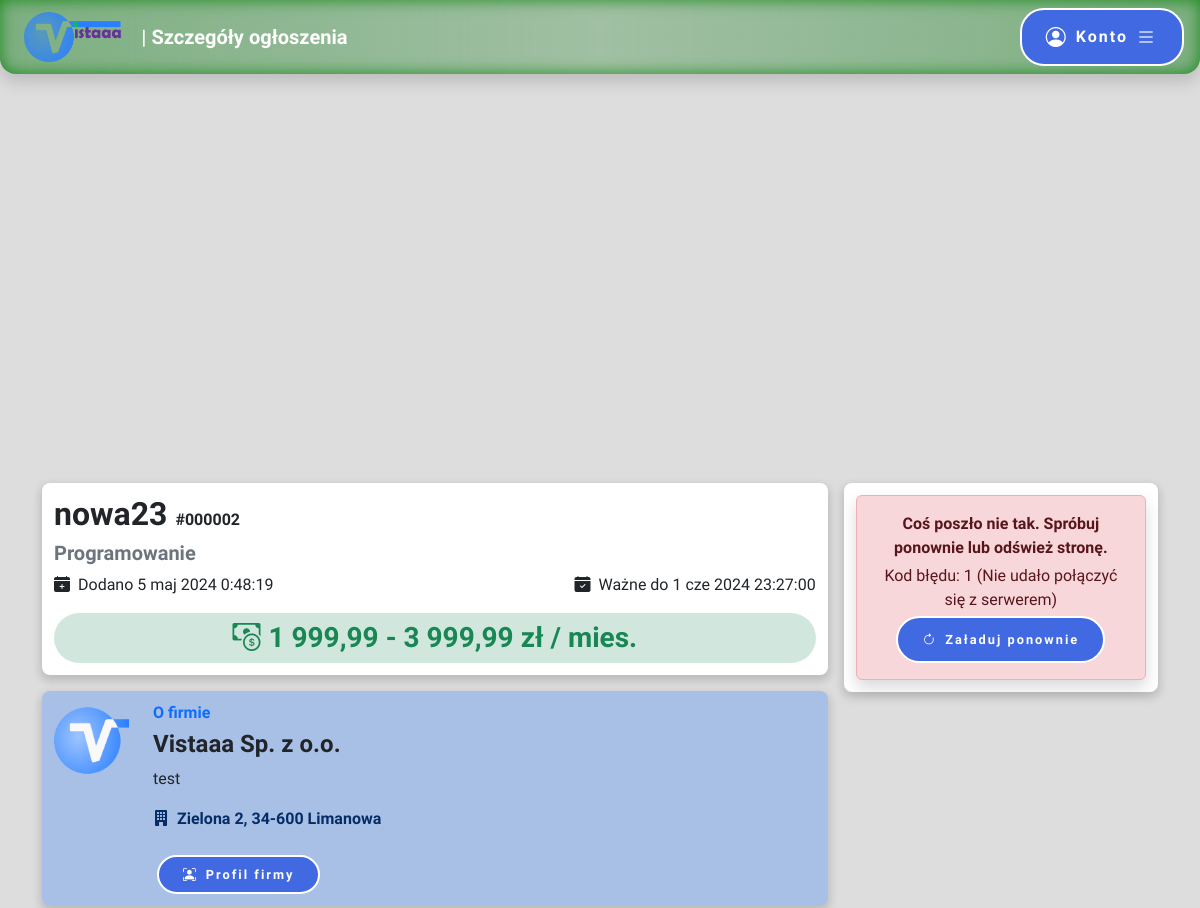
Before: /offerdetails.php?id=2 (upper part) with the older database file.
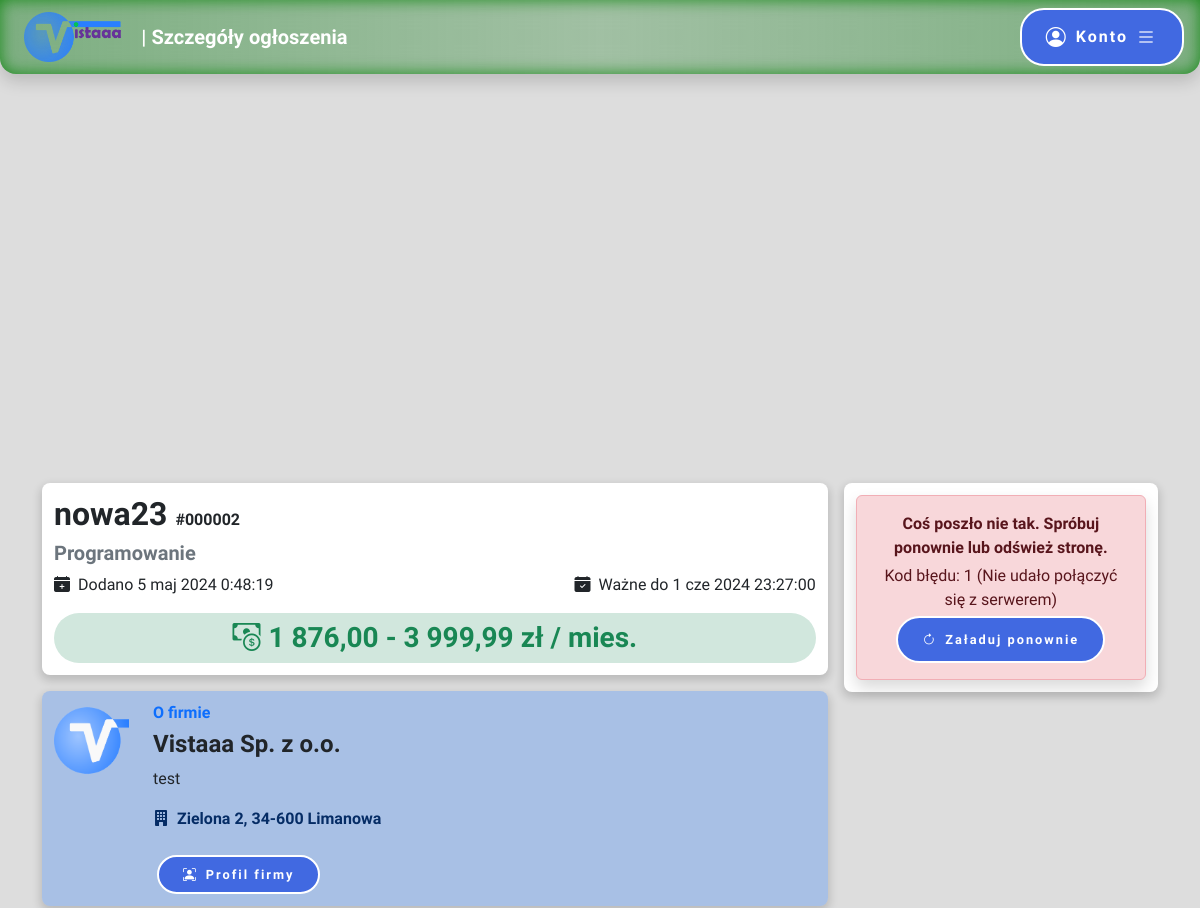
After: the same page with the newer database file.
### tables this page shows
CREATE TABLE `advertisement` (
  `advertisement_id` int(10) UNSIGNED NOT NULL,
  `title` varchar(100) NOT NULL,
  `company_id` int(10) UNSIGNED NOT NULL,
  `position_name` varchar(50) NOT NULL,
  `position_level` varchar(50) NOT NULL,
  `contract_type` enum('Umowa o pracę','Umowa zlecenie','Umowa o dzieło') NOT NULL,
  `employment_type` enum('Pełny etat','Pół etatu','1/4 etatu','3/4 etatu','Staż','Praktyki','Wolontariat') NOT NULL,
  `work_type` enum('Zdalna','Stacjonarna','Hybrydowa') NOT NULL,
  `salary_lowest` decimal(8,2) DEFAULT NULL,
  `salary_highest` decimal(8,2) NOT NULL,
  `work_days` varchar(50) NOT NULL,
  `date_added` datetime NOT NULL,
  `date_expiration` datetime NOT NULL,
  `responsibilities` text NOT NULL,
  `requirements` text NOT NULL,
  `offer` text NOT NULL
);

### offerdetails.php (the view, shortened to what this page needs)
<!DOCTYPE html>
<html lang="pl">
<head>
    <link href="https://cdn.jsdelivr.net/npm/bootstrap@5.3.3/dist/css/bootstrap.min.css" rel="stylesheet">
    <link rel="stylesheet" href="https://cdn.jsdelivr.net/npm/bootstrap-icons@1.11.3/font/bootstrap-icons.min.css">
    <link rel="stylesheet" href="style.css">
</head>
<body id="offerBody">
	<?php
		include "header.php";
	?>
	<main>
		<?php
			require "connect.php";
            $connect = new mysqli($host, $db_user, $db_password, $db_name);
            $connect->set_charset('utf8mb4');
            $result = $connect->execute_query('SELECT * FROM advertisement WHERE advertisement_id = ?', [$_GET["id"]]);
            if($result->num_rows > 0)
            {
				$row = $result->fetch_assoc();
				echo "<iframe class='w-100' src='https://www.google.com/maps/embed?pb=!1m18!1m12!1m3!1d2580.6341520898554!2d20.41741487692789!3d49.69886194119375!2m3!1f0!2f0!3f0!3m2!1i1024!2i768!4f13.1!3m3!1m2!1s0x47161cd0d7dfe0e5%3A0x8b8e90f28d06c112!2zWmVzcMOzxYIgU3prw7PFgiBUZWNobmljem55Y2ggaSBPZ8OzbG5va3N6dGHFgmNhY3ljaCBpbS4gSmFuYSBQYXfFgmEgSUk!5e0!3m2!1spl!2spl!4v1704599107714!5m2!1spl!2spl' height='450' style='border: 0;' allowfullscreen='' loading='lazy'></iframe>";
				echo "<article class='container-lg' id='advertisementInfo'>";
				echo "<section class='d-grid'>";
				echo "<section class='align-items-center justify-content-center d-flex flex-column' id='saveApplySection'>";
				echo "</section><section>";
				echo "<h1 class='fs-2'>".$row["title"]." <span class='fs-6'>#".str_pad($row["advertisement_id"], 6, "0", STR_PAD_LEFT)."</span></h1>";
				$categoryResult = $connect->execute_query('SELECT name FROM advertisement_category INNER JOIN category USING(category_id) WHERE advertisement_id = ?', [$row["advertisement_id"]]);
				$categoryArray = array();
				while($categoryRow = $categoryResult->fetch_assoc())
					array_push($categoryArray, $categoryRow["name"]);
				echo "<h2 class='fs-5 text-secondary fw-bold'>".implode(", ", $categoryArray)."</h2>";
				echo "<div class='d-flex justify-content-between flex-wrap'>";
				$months = array("stycznia", "lutego", "marca", "kwietnia", "maja", "czerwca", "lipca", "sierpnia", "września", "października", "listopada", "grudnia");
				$date_added = new DateTime($row["date_added"]);
				echo "<p class='me-3'><i class='bi bi-calendar-plus-fill me-2'></i>Dodano ".$date_added->format("j")." ".mb_substr($months[(int)($date_added->format("n")) - 1], 0, 3)." ".$date_added->format("Y G:i:s")."</p>";
				$date_expiration = new DateTime($row["date_expiration"]);
				echo "<p><i class='bi bi-calendar-check-fill me-2'></i>Ważne do ".$date_expiration->format("j")." ".mb_substr($months[(int)($date_expiration->format("n")) - 1], 0, 3)." ".$date_expiration->format("Y G:i:s")."</p>";
				echo "</div>";
				echo "<div class='mx-auto bg-success-subtle p-4 p-sm-2 rounded-pill'>";
				echo "<h3 class='text-center text-success fw-bold mb-0'><i class='bi bi-cash-coin me-2'></i>".(is_null($row["salary_lowest"]) ? number_format($row["salary_highest"], 2, ",", " ") : number_format($row["salary_lowest"], 2, ",", " ")." - ".number_format($row["salary_highest"], 2, ",", " "))." zł / mies.</h3>";
				echo "</div></section>";
				echo "<section class='d-flex bg-primary bg-opacity-25'>";
				$path = "./img/company/".$row["company_id"]."/";
				$companyResult = $connect->execute_query('SELECT * FROM company WHERE company_id = ?', [$row["company_id"]]);
				$companyRow = $companyResult->fetch_assoc();
				echo "<img class='align-self-start me-4 rounded-3' src='".(is_dir($path) ? $path.scandir($path)[2] : "./img/user.png")."' width='75' alt='Logo firmy ".$companyRow["name"]."'>";
				echo "<div>";
				echo "<h5 class='fs-6 text-primary'>O firmie</h5>";
				echo "<h6 class='fs-4'>".$companyRow["name"]."</h6>";
				echo "<p>".$companyRow["description"]."</p>";
				echo "<p class='fw-bold text-primary-emphasis'><i class='bi bi-building-fill me-2'></i>".$companyRow["street"]." ".$companyRow["number"].", ".$companyRow["postcode"]." ".$companyRow["city"]."</p>";
				echo "<a href='./profile.php?id=".$row["company_id"]."&type=company' target='_blank' class='commonButton companyProfileButton py-2 mt-2 d-inline-block text-decoration-none'><i class='bi bi-person-bounding-box me-2'></i>Profil firmy</a>";
				echo "</div>";
				echo "</section>";
			}
			else
				include "404.html";
		?>
			</section>
		</article>
	</main>
</body>
</html>

Changed rows visible on the page:
changed advertisement "nowa23": salary_lowest "1 999,99" → "1 876,00"
